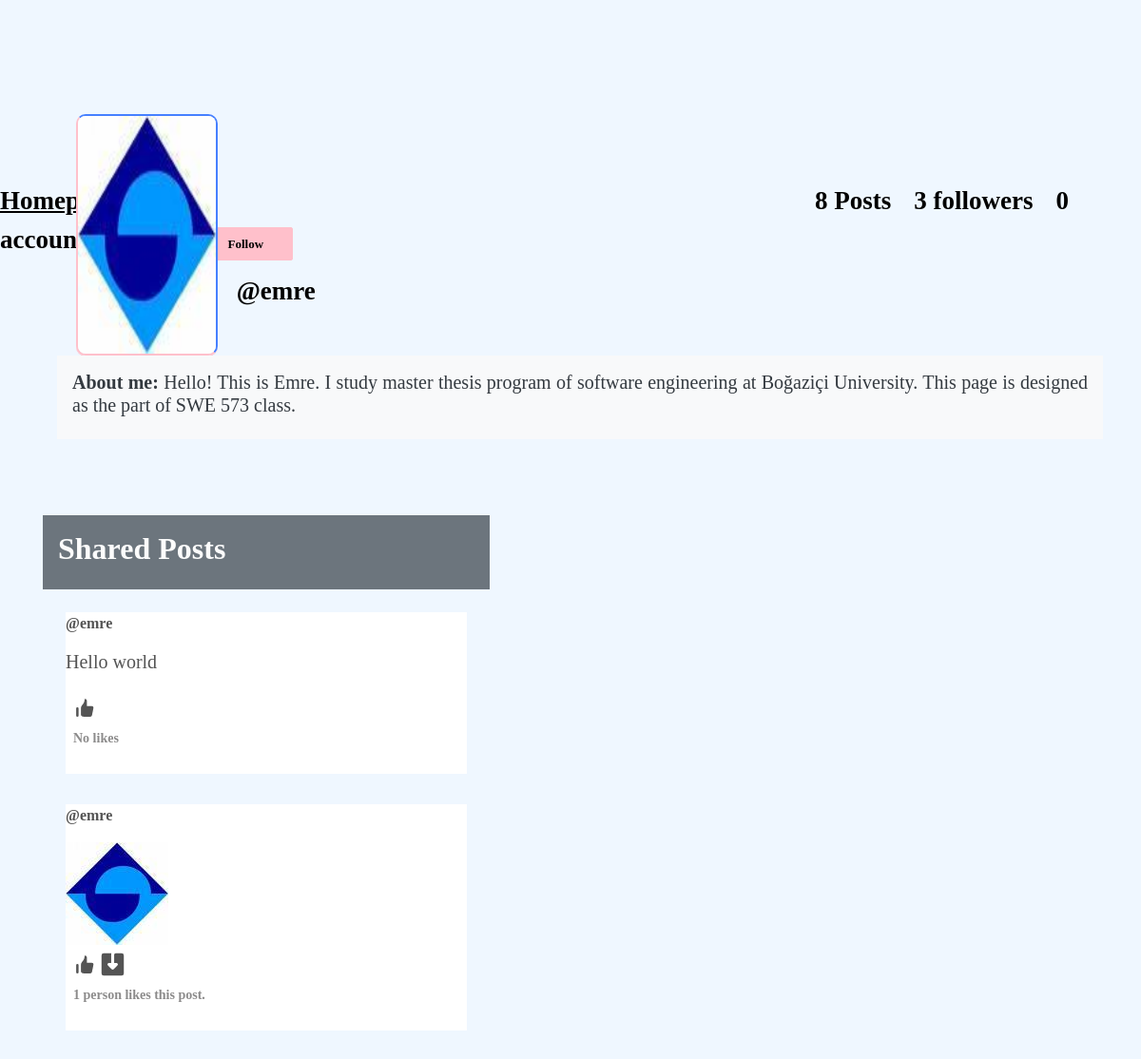
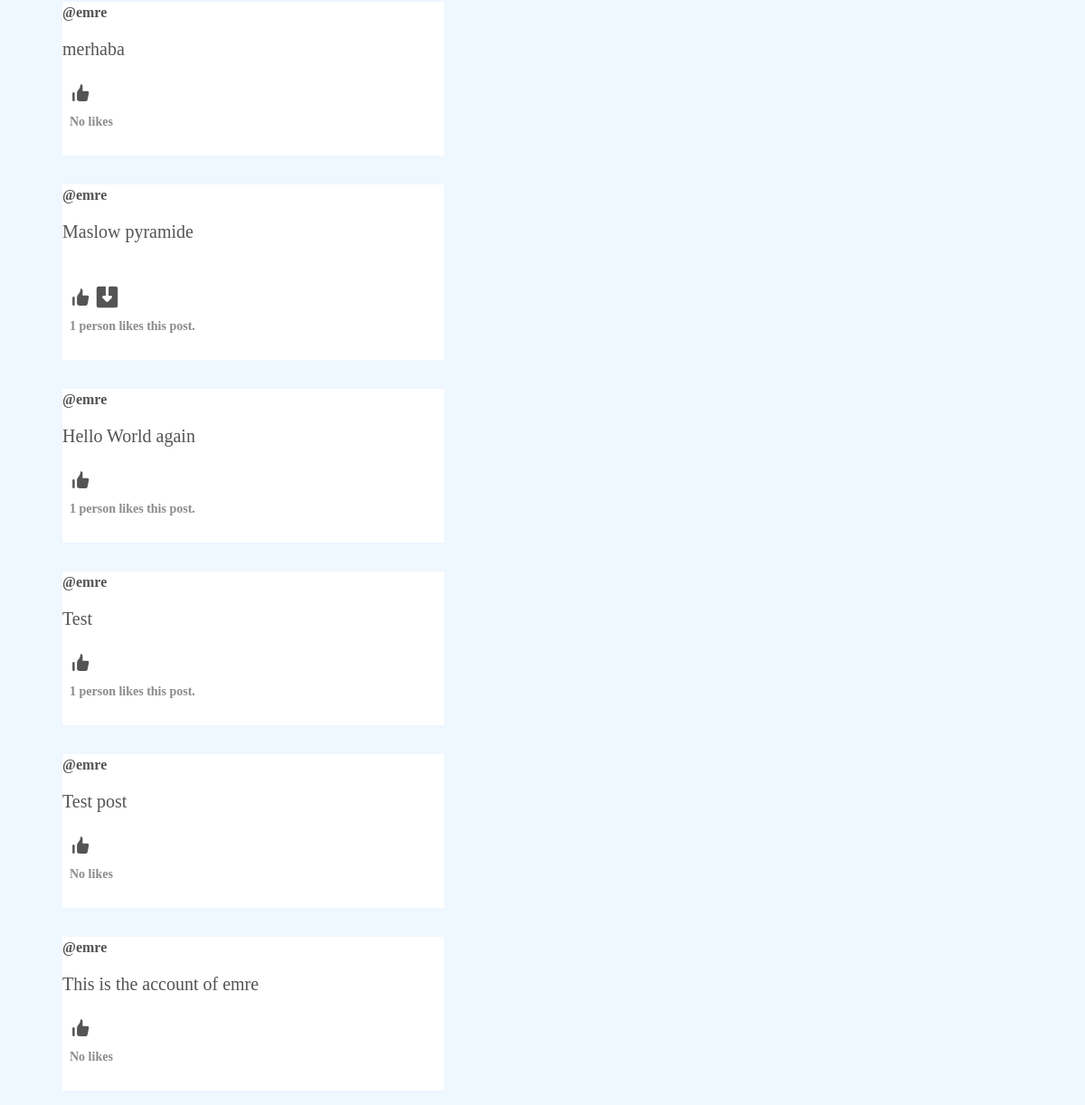
Page /profile/emre (signed in) on the earlier database version (2 pictures, top to bottom).
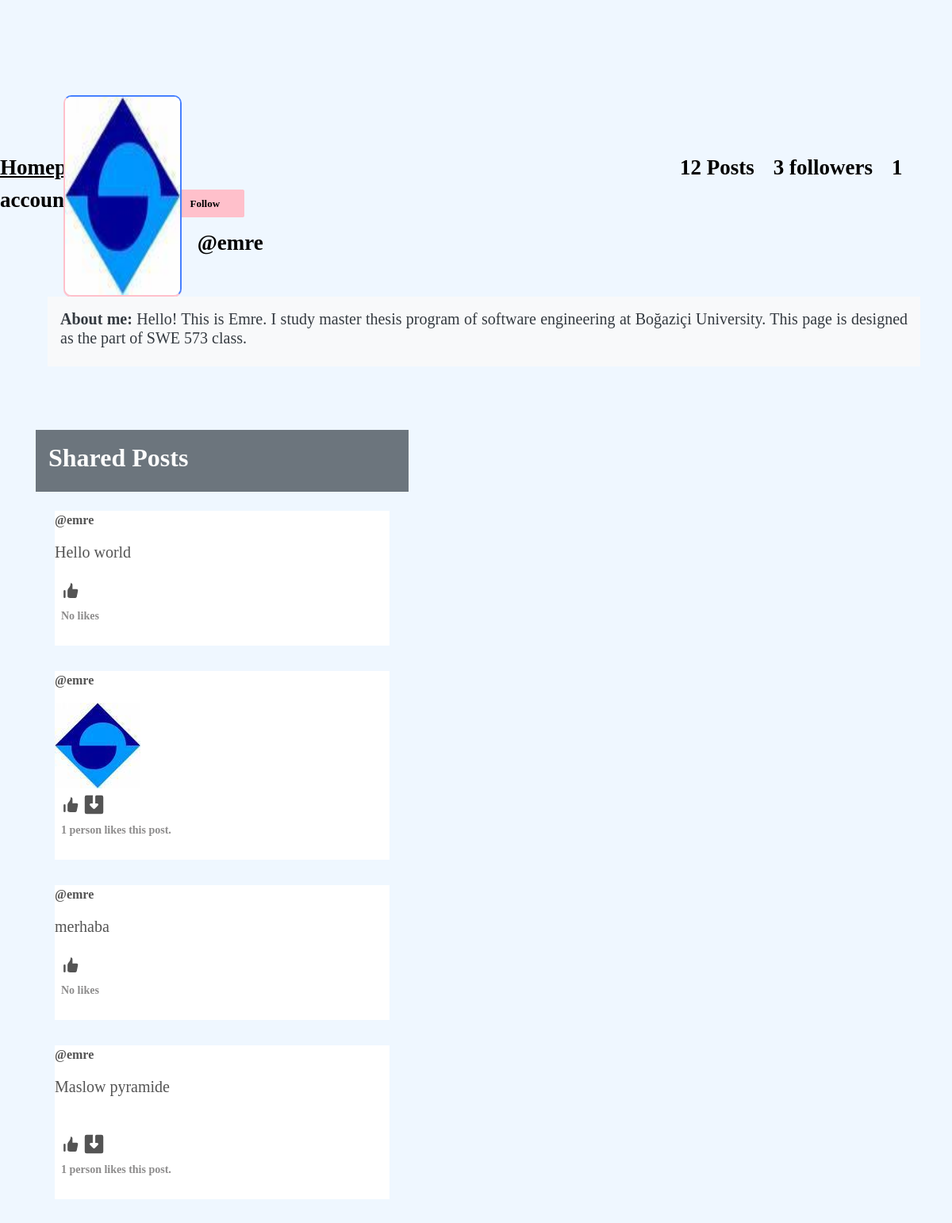
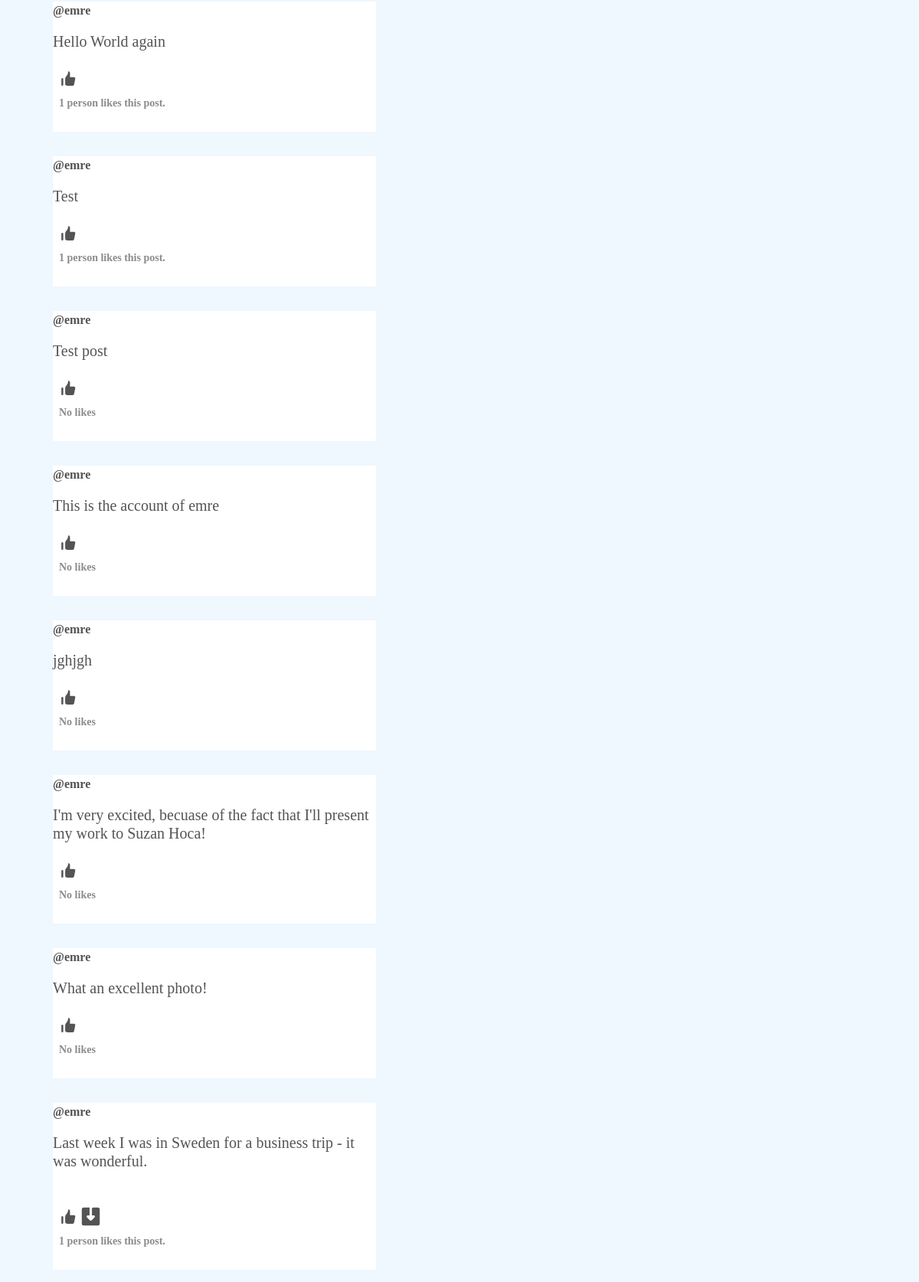
Same page on the later database version (2 pictures, top to bottom).
### core/models.py (models this page shows, shortened)
class Profile(models.Model):
    user = models.ForeignKey(User, on_delete=models.CASCADE)
    id_user = models.IntegerField()
    bio = models.TextField(blank=True)
    profile_photo = models.ImageField(upload_to='profile_photo', default='blank_photo') # No photo available at the moment
    location = models.CharField(max_length=50, blank=True)

class Post(models.Model):
    title = models.CharField(max_length=500,  default='SOME STRING')
    id = models.UUIDField(primary_key=True, default=uuid.uuid4)
    user = models.CharField(max_length=50)
    photo = models.ImageField(upload_to='post_images')
    caption = models.TextField()
    creation_time = models.DateTimeField(default=datetime.now)
    nr_of_likes = models.IntegerField(default=0)

### core/views.py (the view)
# urls.py: path('profile/<str:pk>', views.profile, name='profile'),
@login_required(login_url='signin')
def profile(request, pk):
    user_object = User.objects.get(username=pk)
    user_profile = Profile.objects.get(user=user_object)
    user_posts = Post.objects.filter(user=pk)
    user_post_length = len(user_posts)
    follower = request.user.username
    user = pk
    if followersCount.objects.filter(follower=follower, user=user).first():
        button_text = 'Unfollow'
    else:
        button_text = 'Follow'
    user_followers = len(followersCount.objects.filter(user=pk))
    user_following = len(followersCount.objects.filter(follower=pk))
    context = {
        'user_object': user_object,
        'user_profile': user_profile,
        'user_posts': user_posts,
        'user_post_length': user_post_length,
        'button_text': button_text,
        'user_followers': user_followers,
        'user_following': user_following
    }
    return render(request, 'profile.html', context)

### templates/profile.html (shortened to what this page needs)
{% load static %}
<!DOCTYPE html>
<html lang="en">
<head>
    <link rel="stylesheet" href="{% static 'css/main.min.css' %}">
    <link rel="stylesheet" href="{% static 'css/style.css' %}">
    <link rel="stylesheet" href="{% static 'css/color.css' %}">
    <link rel="stylesheet" href="{% static 'css/responsive.css' %}">
</head>
<body>
	<section>
			<div class="feature-photo">
				<br><br><br><br><br><br><br><br><br><br><br>
				<figure><img src="" alt=""></figure>
				<form action="/follow" method="POST">
					<div class="add-btn">
					<span style="color: rgb(0, 0, 0); font-size: 27px; margin-right: 730px;"><b><u><a href="/">Homepage</a></u></b></span>
					{% if user_post_length == 0 %}
					<span style="color: rgb(0, 0, 0); font-size: 27px;"><b>0 Post</b></span>
					{% elif user_post_length == 1 %}
					<span style="color: rgb(0, 0, 0); font-size: 27px;"><b>{{user_post_length}} Post</b></span>
					{% else %}
					<span style="color: rgb(0, 0, 0); font-size: 27px;"><b>{{user_post_length}} Posts</b></span>
					{% endif %}
					{% if user_followers == 0 or user_followers == 1 %}
					<span style="color: rgb(0, 0, 0); font-size: 27px;"><b>{{user_followers}} follower</b></span>
					{% else %}
					<span style="color: rgb(0, 0, 0); font-size: 27px;"><b>{{user_followers}} followers</b></span>
					{% endif %}
					{% if user_following == 0 or user_following == 1 %}
					<span style="color: rgb(0, 0, 0); font-size: 27px;"><b>{{user_following}} account I follow</b></span>
					{% else %}
					<span style="color: rgb(0, 0, 0); font-size: 27px;"><b>{{user_following}} accounts I follow</b></span>
					{% endif %}
					{% if user_object.username == user.username %}
					<a href="/settings" data-ripple="">Account Settings</a>
					{% else %}
					<a data-ripple=""><button type="submit" style="background-color: #ffc0cb; border: #ffc0cb;">{{button_text}}</button>
					{% endif %}
					</div>
				</form>
				<div class="container-fluid">
					<div class="row merged">
						<div class="col-lg-2 col-sm-3">
							<div class="user-avatar">
								<figure>
									<img src="{{user_profile.profile_photo.url}}" style="height: 250px; width: 100%;" alt="">
								</figure>
							</div>
						</div>
						<div class="col-lg-10 col-sm-9">
							<div class="timeline-info">
								<ul>
									<li class="admin-name">
									  <h5 style="color: black;white-space: nowrap; width: 110px; font-size: 27px;"><b>@{{user_profile.user.username}}</b></h5>
									</li>
								</ul>
							</div>
						</div>
					</div>
				</div>
			</div>
		</section>
		<section>
			<div class="bio p-3 mb-2 bg-light text-dark">
				<h5><strong>About me:</strong> {{user_profile.bio}}</h5>
			</div>
		</section>
	<section>
			<div class="container-fluid">
				<div class="row">
					<div class="col-lg-12">
						<div class="row" id="page-contents">
							<div class="col-lg-3">
							</div>
							<div class="col-lg-5">
								<br><br><br>
								<div class="p-3 mb-2 bg-secondary text-white">
								<span style="color: rgb(252, 252, 252); font-size: 27px;"><b><h2><strong>Shared Posts</strong> </h2></b></span>
								</div>
								{% for post in user_posts %}
									<div class="">
										<div class="flex justify-between items-center px-4 py-3">
											<div class="flex flex-1 items-center space-x-4 bg-white shadow rounded-md  -mx-2 lg:mx-2">
												<span class="block font-semibold "><a href="/profile/{{post.user}}"><strong>@{{post.user}}</strong></a></span>
												<p class="text-dark">
													<a href=""></a><h5>{{post.caption}}</h5>
												</p>
												<div uk-lightbox>
													{% if post.photo %}
													<a href="{{post.photo.url}}">
														<img src="{{post.photo.url}}" alt="">
													</a>
													{% endif %}
												</div>
												<div class="flex space-x-4 lg:font-bold">
													<a href="/like_post?post_id={{post.id}}" class="flex items-center space-x-2">
														 <div class="p-2 rounded-full text-black">
															{% if post.photo %}
															<a href="{{post.photo.url}}" class="flex items-center space-x-2 flex-1 justify-end" download="">
															</a>
															{% endif %}
															{% if post.nr_of_likes == 0%}
															<p><strong>No likes</strong></p>
															 {% elif post.nr_of_likes == 1%}
															<p><strong>{{post.nr_of_likes}} person likes this post.</strong></p>
															{% else%}
															<p><strong>{{post.nr_of_likes}} people likes this post.</strong></p>
															{% endif %}
														</div>
													</a>
												</div>
											</div>
										</div>
									</div>
								{% endfor %}
							</div>
						</div>
					</div>
				</div>
			</div>
	</section>
</body>
</html>

### static/css/color.css (style rules this page uses)
svg { stroke: #fff; }
#nprogress .bar, .timeline-info > ul li a::before, .add-btn > a, .activitiez > li::before, form button, .colla-apps > li a:hover, a.underline:before, .setting-row input:checked + label, .user-avatar:hover .edit-phto, .error-meta > a, .color-bg, .add-butn, .nav.nav-tabs.likes-btn > li a.active, a.dislike-btn, .drop > a:hover, .btn-view.btn-load-more:hover, .accordion .card h5 button[aria-expanded="true"], .chat-head, .f-page > figure em, .inbox-panel-head > ul > li > a, .nav-tabs--left .nav-link.active, .nav-tabs--left .nav-link.active:hover, footer .widget-title h4::before, #topcontrol, .sidebar .widget-title::before, .f-title::before, .g-post-classic > figure > i::after, .purify > a, .help-list > a:hover, .open-position::before, .info > a, .category-box:hover, .category-box.selected, a.main-btn, .section-heading::before, .getquot-baner, .more-branches > h4::before, .is-helpful > a, .cart-optionz > li > a:hover, .paginationz > li a:hover, .paginationz > li a.active, .shopping-cart, a.btn2:hover, .form-submit > input[type="submit"], button.submit-checkout, .delete-cart:hover, .proceed .button, .amount-area .update-cart, a.addnewforum, .apply-bttons > a { background: orange; }

### static/css/responsive.css (style rules this page uses)
@media screen and (max-width: 1281px) and (min-width: 1024px) { .timeline-info { line-height: 51px; } }
@media screen and (max-width: 1281px) and (min-width: 1024px) { .timeline-info .admin-name > h5 { font-size: 20px; } }
@media screen and (max-width: 1281px) and (min-width: 1024px) { .user-avatar { width: 80.2% } }

### templates/profile.html (style rules this page uses)
body { background: rgb(239, 247, 255) !important; }

Differences in the rows shown:
added Post: user "emre", caption "jghjgh", nr_of_likes "No likes"
added Post: user "emre", caption "I'm very excited, becuase of the fact that I'll present my work to Suzan Hoca!", nr_of_likes "No likes"
added Post: user "emre", caption "What an excellent photo!", nr_of_likes "No likes"
added Post: user "emre", caption "Last week I was in Sweden for a business trip - it was wonderful.", nr_of_likes "1"
Other differences:
{{ user_post_length }}: "8" → "12"
{{ user_following }}: "0" → "1"
